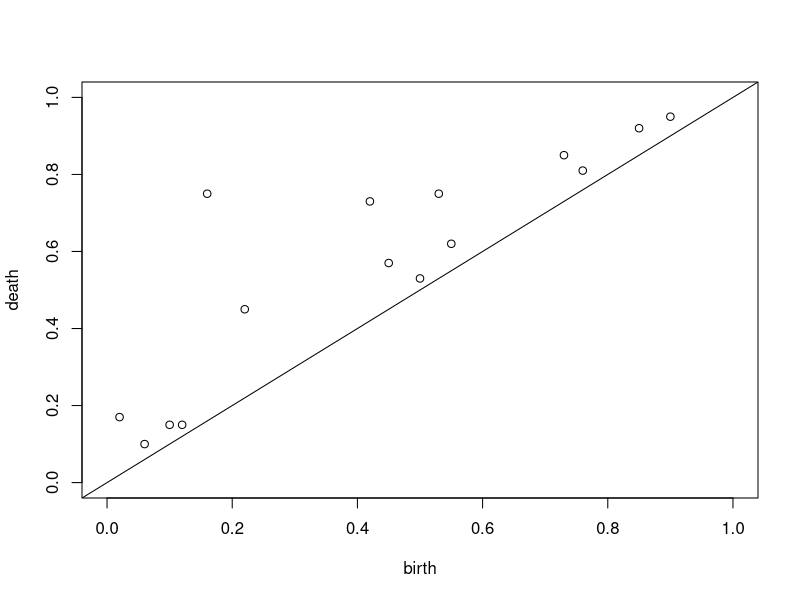
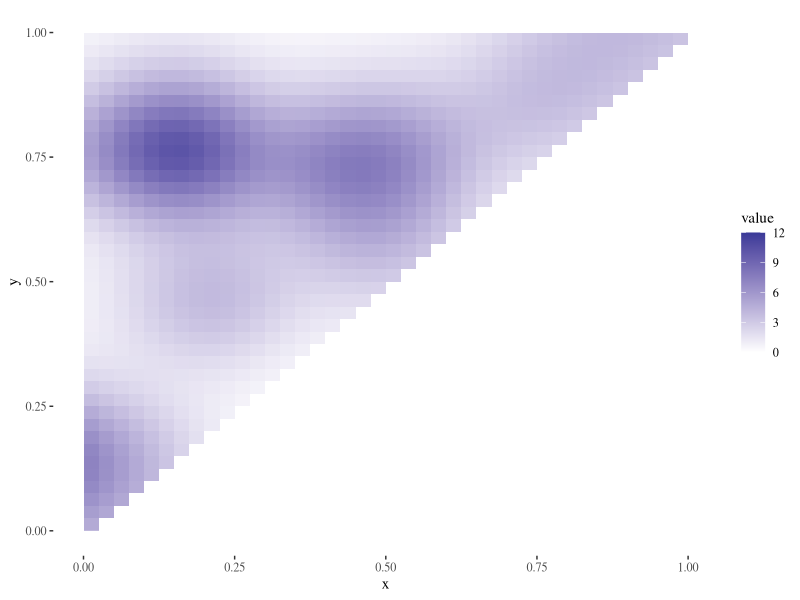
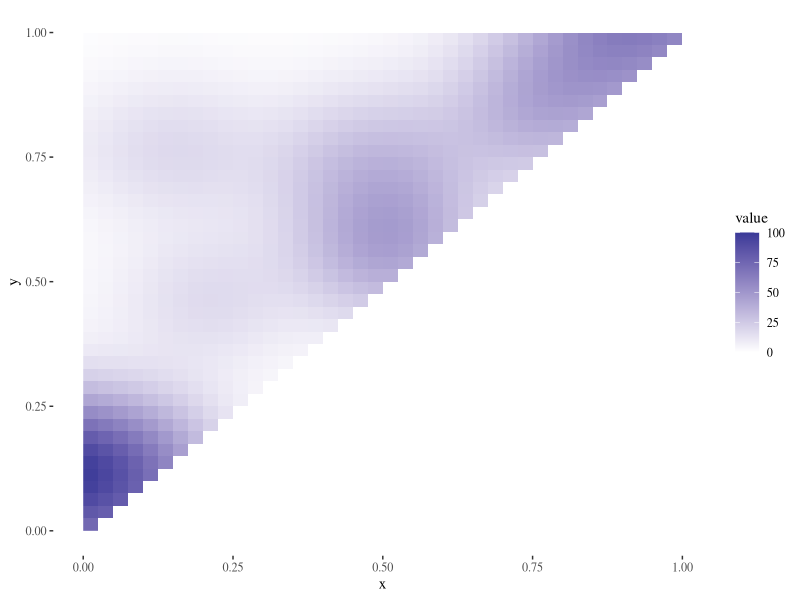

These charts were generated, in order, by the following R code:
library(tidyverse)
library(spatstat)
library(ggthemes)

##########################################################
# Representation: Persistence Image (PI)
##########################################################

# persistence diagram
birth=c(0.06,0.02,0.1,0.12,0.16,0.42,0.22,0.45,0.5,0.53,0.55,0.73,0.76,0.85,0.9)
death=c(0.1,0.17,0.15,0.15,0.75,0.73,0.45,0.57,0.53,0.75,0.62,0.85,0.81,0.92,0.95)

# plot persistence diagram
plot(birth,death,xlim=c(0,1),ylim=c(0,1))
abline(0,1)

# parameters for PI
res=40 # resolution of image: 40 by 40
range = rangex = rangey = c(0,1) # range of image

# ppp object of spatstat
pd.ppp = ppp(birth, death, rangex, rangey)

## weights
linweight = death - birth # proportional to the length
conweight = 1 # constant weight

## smoothing parameter for Gaussian smoothing function
sigma0 = 0.1

pi=density(pd.ppp,sigma=sigma0,dimyx=c(res,res),
						weights=data.frame(x=linweight,y=conweight))
## for plots
cunit=(range[2]-range[1])/(2*res)
gridx=seq(range[1]+cunit,range[2]-cunit,length.out = res)
gridy=seq(range[1]+cunit,range[2]-cunit,length.out = res)

## PI with linear weight
pi.linweight=pi$x$v
df1=data.frame(x=rep(gridx,each=res),y=rep(gridy,res),z=as.vector(pi.linweight))
dflw = df1 %>% 
	filter(y>=x) %>%
	mutate(value=case_when(
		z < 0 ~ 0,
		TRUE ~ z)
	)
ggplot(dflw,aes(x=x,y=y,fill=value))+
	geom_raster()+
	scale_fill_gradient2(limits=c( 0,12 ) ) +
	theme_tufte()

## PI with no weight
pi.noweight=pi$y$v
df2=data.frame(x=rep(gridx,each=res),y=rep(gridy,res),z=as.vector(pi.noweight))
dfnw = df2 %>% 
	filter(y>=x) %>%
	mutate(value=case_when(
		z < 0 ~ 0,
		TRUE ~ z)
	)
ggplot(dfnw,aes(x=x,y=y,fill=value))+
	geom_raster()+
	scale_fill_gradient2(limits=c( 0,100 ) ) +
	theme_tufte()
